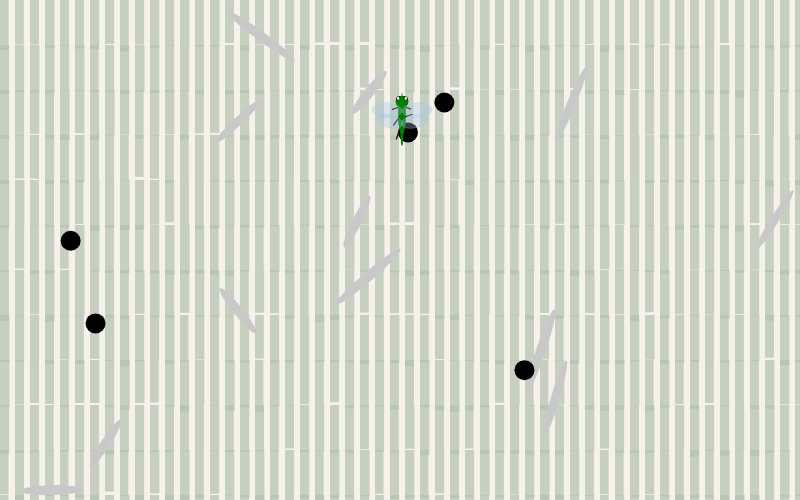
Frame 1 (no input)
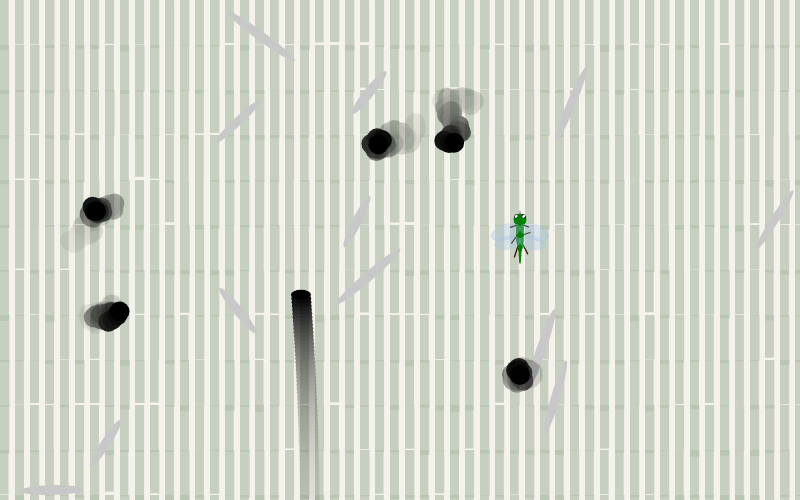
Frame 60 (no input)
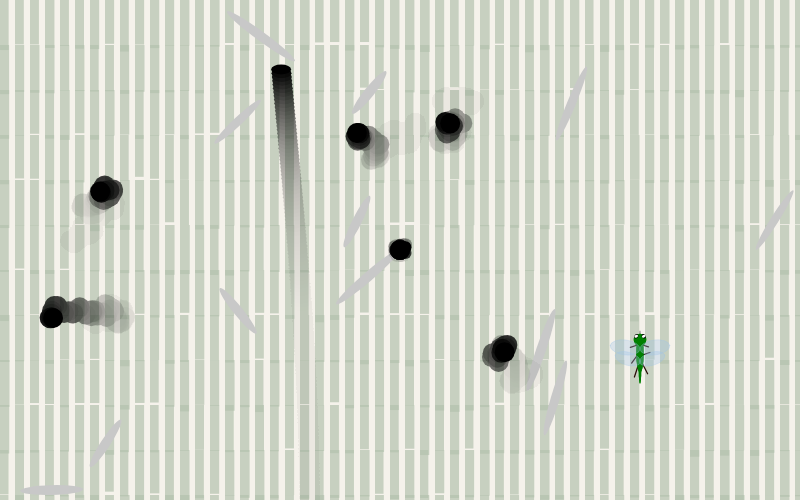
Frame 120 (the mouse pressed at the canvas centre since frame 60)

The p5.js sketch that drew these frames (run headless with seeded random() and noise() and a simulated clock; from frame 60 on, the mouse is pressed at the canvas centre):

// p5.js sketch
// ── sketch.js
// Brush variables (random walkers)
let x1, y1, x2, y2, x3, y3, x4, y4, x5, y5;

// Moving Bamboo particle variables
let bambooYSpeed;
let yFreq, yAmp, yWidth;
let frameInterval = 50;
let bambooX, bambooY;
let dia = 20;

// Creature movement variables
let xPos = 400;
let yPos = 100;
let creatureXSpeed = 2;
let creatureYSpeed = 2;
let edge = 35;

// Offscreen graphics layers
let bgCanvas;  //Background bamboo forest
let inkCanvas; // Ink painting

function setup() {
  createCanvas(800, 500);

  //Background setup
  bgCanvas = createGraphics(800, 500);
  generateBambooLandscape(bgCanvas);

  // Layer for ink painting
  inkCanvas = createGraphics(800, 500);

  // Initial brush positions
  x1 = random(30, 700); y1 = random(30, 400);
  x2 = random(60, 700); y2 = random(50, 400);
  x3 = random(50, 700); y3 = random(40, 400);
  x4 = random(80, 700); y4 = random(20, 400);
  x5 = random(120, 700); y5 = random(90, 400);

  // Bamboo particle movement setup
  bambooY = height + 20;
  bambooYSpeed = random(3, 5);
  yFreq = random(0.01, 0.02);
  yAmp = random(20, 60);
  yWidth = random(100, width - 100);
}

function draw() {
  // 1. Draw static background landscape first
  image(bgCanvas, 0, 0);

  // 2. Fade ink trails toward transparent without obscuring the background
  inkCanvas.erase(12);
  inkCanvas.rect(0, 0, width, height);
  inkCanvas.noErase();

  // 3. Mouse brush on ink canvas
  if (mouseX > 0 && mouseX < width && mouseY > 0 && mouseY < height) {
    inkCanvas.noStroke();
    inkCanvas.fill(0);
    inkCanvas.circle(mouseX, mouseY, dia);
    inkCanvas.circle(mouseX + random(-6, 6), mouseY + random(-6, 6), dia * 0.6);
  }

  // 4. Random walker brush strokes
  x1 += random(-5, 5); y1 += random(-5, 5);
  x2 += random(-5, 5); y2 += random(-5, 5);
  x3 += random(-5, 5); y3 += random(-5, 5);
  x4 += random(-5, 5); y4 += random(-5, 5);
  x5 += random(-5, 5); y5 += random(-5, 5);

  inkCanvas.noStroke();
  inkCanvas.fill(0);
  inkCanvas.circle(x1, y1, dia);
  inkCanvas.circle(x2, y2, dia);
  inkCanvas.circle(x3, y3, dia);
  inkCanvas.circle(x4, y4, dia);
  inkCanvas.circle(x5, y5, dia);

  // 5. Moving bamboo particle
  bambooY -= bambooYSpeed;
  bambooX = yWidth + cos(frameCount * yFreq) * yAmp;

  if (bambooY < -30) {
    bambooY = height + 10;
    yWidth = random(100, width - 100);
    bambooYSpeed = random(3, 5);
  }

  inkCanvas.fill(0);
  inkCanvas.ellipse(bambooX, bambooY, 20, 10);

  // 6. Draw animated ink layer over background
  image(inkCanvas, 0, 0);

  // 7. Render interactive creature on top
  Creature();
}

// Generate static procedural bamboo background once in setup
function generateBambooLandscape(pg) {
  pg.background(245, 242, 235);

  // Bamboo background
  for (let x = 0; x < pg.width; x += 15) {
    for (let y = 0; y < pg.height; y += 45) {
      let bambooWidth = map(noise(x * 0.15, y * 0.3), 0, 1, 10, 8);
      let bambooHeight = map(noise(x * 0.2, y * 0.5), 0, 1, 40, 55);

      pg.noStroke();
      pg.fill(180, 195, 175, 180);
      pg.rect(x, y, bambooWidth, bambooHeight);
    }
  }

  // Bamboo leaves
  let numberOfLeaves = 12;
  for (let i = 0; i < numberOfLeaves; i++) {
    let x = random(pg.width);
    let y = random(pg.height);
    let angle = random(-PI, PI / 2);
    let leafWidth = random(8, 10);
    let leafLength = random(40, 90);

    pg.push();
    pg.translate(x, y);
    pg.rotate(angle);

    pg.fill(200);
    pg.noStroke();
    pg.ellipse(0, 0, leafWidth, leafLength);

    pg.stroke(120);
    pg.strokeWeight(1);
    pg.pop();
  }
}

//Creature functions

function Creature() {
  xPos += creatureXSpeed;
  yPos += creatureYSpeed;

  // Bounce off edges
  if (xPos <= edge) {
    xPos = edge;
    creatureXSpeed *= -1;
  } else if (xPos >= width - edge) {
    xPos = width - edge;
    creatureXSpeed *= -1;
  }

  if (yPos <= edge) {
    yPos = edge;
    creatureYSpeed *= -1;
  } else if (yPos >= height - edge) {
    yPos = height - edge;
    creatureYSpeed *= -1;
  }

  // Avoid mouse
  let dMouse = dist(xPos, yPos, mouseX, mouseY);
  let safeDistance = 120;

  if (dMouse < safeDistance && dMouse > 0) {
    let pushForce = map(dMouse, 0, safeDistance, 5, 0);
    xPos += ((xPos - mouseX) / dMouse) * pushForce;
    yPos += ((yPos - mouseY) / dMouse) * pushForce;
  }

  drawCreature(xPos, yPos);
}

function drawCreature(x, y) {
  push();
  translate(x, y);
  scale(0.25);

  drawBody(0, 0, 50);

  drawLimps(-10, 20, 30, PI * 0.9);  // top left
  drawLimps(10, 20, 25, PI * 0.1);   // top right
  drawLimps(-10, 60, 40, PI * 0.7);  // middle left
  drawLimps(40, 50, 30, PI * 0.9);   // middle right
  drawLimps(-10, 110, 40, PI * 0.6); // bottom left
  drawLimps(10, 95, 45, PI * 0.35);  // bottom right
  drawBody(0, 0, 50);
  drawEyes(-15, -15, 15, PI * 0.2);  // left eye
  drawEyes(15, -15, 15, PI * 0.8);   // right eye
  drawPupil(-15, -15, 10);           // left
  drawPupil(15, -15, 10);            // right
  drawNose(0, -30, 20);

  // Wings
  let wingSwing = sin(frameCount * 0.18) * 0.35;
  drawWings(-20, 35, 40, PI + wingSwing);        // top left
  drawWings(20, 35, 40, 0 - wingSwing);          // top right
  drawWings(-15, 85, 35, PI * 1.05 + wingSwing); // bottom left
  drawWings(15, 85, 35, -PI * 0.05 - wingSwing); // bottom right

  pop();
}

function drawBody(x, y, size) {
  push();
  noStroke();
  translate(x, y);
  fill(0, 128, 0);
  ellipse(0, y, size, size);
  ellipse(0, y + size * 1.1, size * 0.6, size * 3);
  ellipse(0, y + size * 2.5, size * 0.2, size * 2);
  pop();
}

function drawLimps(x, y, len, angle) {
  push();
  translate(x, y);
  rotate(angle);
  stroke(41, 11, 6);
  strokeWeight(5);
  line(0, 0, len, 0);
  pop();
}

function drawEyes(x, y, size, angle) {
  push();
  translate(x, y);
  noStroke();
  rotate(angle);
  fill(0);
  ellipse(0, 0, size, size * 1.3);
  pop();
}

function drawPupil(x, y, size) {
  push();
  translate(x, y);
  noStroke();
  fill(255);
  rotate(frameCount * 0.01);
  ellipse(0, 0, size, size * 1.5);
  pop();
}

function drawNose(x, y, size) {
  push();
  translate(x, y);
  noStroke();
  fill(0);
  ellipse(0, 0, size * 0.1, size * 0.8);
  pop();
}

function drawWings(x, y, size, angle) {
  push();
  translate(x, y);
  rotate(angle);
  stroke(159, 195, 233);
  fill(159, 195, 233, 80);
  ellipse(size * 1, 0, size * 3, size * 1.5);
  pop();
}
// ── style.css
/*
Template for IMA's Creative Coding Lab 

Project A: Generative Creatures
CCLaboratories Biodiversity Atlas 
*/

body {
    background-color: rgb(245, 242, 235);
    color: DimGray;
    font-family: 'Courier New', Courier, monospace;
    font-size: 1em;
    line-height: 1.5em;
}

/* title */
#title-wrapper {
    text-align: center;
}

.headline {
    font-size: 3em;
    font-family: Georgia, 'Times New Roman', Times, serif;
    font-weight: 600;
    margin-top: 80px;
    margin-bottom: 60px;
}

/* main content */
#main-wrapper {
    width: 800px;
    position: relative;
    margin: auto;
}

.black {
    color: black;
}

.red {
    color: DeepPink;
}

.green {
    color: LightSeaGreen;
}

.yellow {
    color: GoldenRod;
}

.two-columns {
    display: flex;
}

.left {
    width: 50%;
    padding: 0px 10px 0px 0px;
}

.right {
    width: 50%;
    padding: 0px 0px 0px 10px;
}

#footer {
    text-align: center;
    font-size: 0.7em;
    margin-top: 60px;
    padding-bottom: 30px;
}

/* home button */
#home a {
    position: fixed;
    right: 15px;
    top: 15px;
    padding: 5px 10px;
    color: dimgrey;
    border: solid grey 0.5px;
    font-size: 0.6em;
    text-decoration: none;
}

#home a:hover {
    background-color: black;
    color: white;
    font-weight: bold;
}

/* p5.js sketch */
canvas {
    display: block;
}

main {
    margin: auto;
    width: 800px;
}
